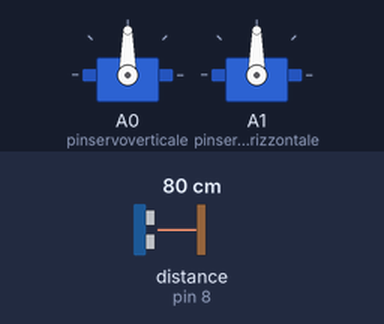
A sketch run on a simulated Arduino Uno, built with avr-gcc and run on an emulated ATmega328P. Shown: 2 × servo. Wiring (inferred from the names in the program): ultrasonic range finder: trigger pin 7; echo pin 8. Inputs (shaded band) come from the test bench; at power-on: distance to the obstacle (sensor on pin 8) 80 cm. The echo pulse lasts 58.3 µs per cm; what the sketch prints to the serial monitor is not drawn.

Above: at 2.3 s.
2.4 s: distance to the obstacle (sensor on pin 8) set to 22 cm
4.5 s: distance to the obstacle (sensor on pin 8) set to 19 cm
At 7.6 s:
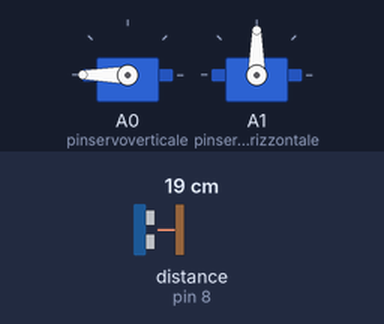
8.0 s: distance to the obstacle (sensor on pin 8) set to 250 cm
At 10.5 s:
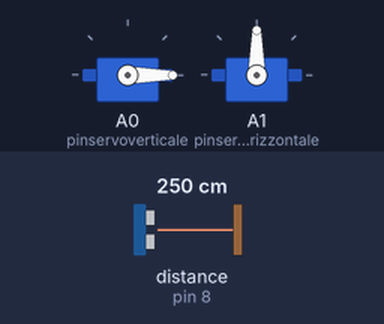
Timing chart, 0 to 17.5 s (numbered marks = the images above; inputs shaded):
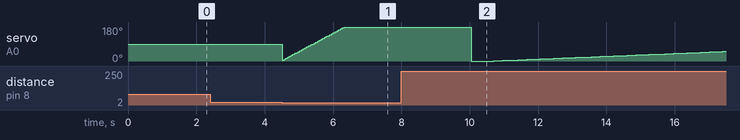

The sketch:

sensore_sonar_servo.ino
```cpp
#include <VarSpeedServo.h>

#include <SharpIR.h>

VarSpeedServo servoverticale;
VarSpeedServo servoorizzontale;

int pinservoverticale=A0;
int pinservoorizzontale=A1;

int lastx;
int lasty;

int x;
int y;
int pos=0;

int trigger=20;
long df=0;

//HC RS04 Sensore ultrasuoni
int triggerPort = 7;
int echoPort = 8;

void setup() {

pinMode( triggerPort, OUTPUT );
pinMode( echoPort, INPUT );
Serial.begin( 9600 );
Serial.println( "Sensore ultrasuoni: ");
servoverticale.attach(pinservoverticale);
servoorizzontale.attach(pinservoorizzontale);

//servoverticale.write(0,255,true);
//servoorizzontale.write(0,255,true);

}

void loop() {


//porta bassa l'uscita del trigger
digitalWrite( triggerPort, LOW );

//invia un impulso di 10microsec su trigger
digitalWrite( triggerPort, HIGH );
delayMicroseconds( 10 );
digitalWrite( triggerPort, LOW );

long duration = pulseIn( echoPort, HIGH );

long di = 0.034 * duration / 2;

/*Serial.print( "durata: " );
Serial.print( duration );
Serial.print( " , " );
Serial.print( "distanza: " );
*/
//dopo 38ms è fuori dalla portata del sensore
//if( duration > 38000 ) Serial.println( "fuori portata");
//else { Serial.print( di ); Serial.println( "cm" );}

if(di<trigger){
  y=0;


 while(duration<3800){
        pos+=5;
        servoverticale.write(pos);
        digitalWrite( triggerPort, HIGH );
        delayMicroseconds( 10 );
        digitalWrite( triggerPort, LOW );
        long duration = pulseIn( echoPort, HIGH );
        df = 0.034 * duration / 2;
        delay(50);

}
float angolo=pos*360/180;
double coseno=cos(angolo);
lasty=sqrt((di*di)+(df*df)-(2*di*df*coseno));
Serial.println(lasty);
pos=0;
if(lasty<51){
  while(duration<3800){
      x=0;
      servoorizzontale.write(pos,50);
      digitalWrite( triggerPort, HIGH );
      delayMicroseconds( 10 );
      digitalWrite( triggerPort, LOW );
      long duration = pulseIn( echoPort, HIGH );
      long df = 0.034 * duration / 2;
      delay(50);
}
 float angolo=pos*360/180;
double coseno=cos(angolo);
lastx=sqrt((di*di)+(df*df)-(2*di*df*coseno));
Serial.println(lastx);

}}
//aspetta 1.5 secondi
delay( 1500 );

/*servoverticale.write(0, 150 );
delay ( 3000);
for(int aus = 0; aus < 180; aus ++)
      servoverticale.write(aus,150);
      delay(50);
delay ( 1000 );
for(int aus = 180; aus > 0; aus --)
      servoverticale.write(aus,150);
      delay(50);*/
}
```

Measured:
- the behaviour switches between 21 and 20 cm on distance to the obstacle (sensor on pin 8) (found by bisection; images 0 and 1)
- after the input at 2.4 s, every drawn part: stays the same
